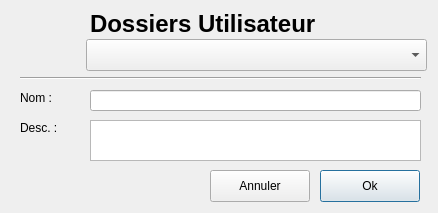
<?xml version="1.0" encoding="UTF-8"?>
<ui version="4.0">
 <class>winUser</class>
 <widget class="QDialog" name="winUser">
  <property name="geometry">
   <rect>
    <x>0</x>
    <y>0</y>
    <width>438</width>
    <height>213</height>
   </rect>
  </property>
  <property name="windowTitle">
   <string>Dossier Utilisateur</string>
  </property>
  <widget class="QLabel" name="labelPicture">
   <property name="geometry">
    <rect>
     <x>10</x>
     <y>10</y>
     <width>64</width>
     <height>64</height>
    </rect>
   </property>
   <property name="text">
    <string/>
   </property>
   <property name="pixmap">
    <pixmap resource="../ressources/ressources.qrc">:/winPictures/openFolder-64.png</pixmap>
   </property>
  </widget>
  <widget class="QLabel" name="labelTitle">
   <property name="geometry">
    <rect>
     <x>90</x>
     <y>10</y>
     <width>241</width>
     <height>31</height>
    </rect>
   </property>
   <property name="font">
    <font>
     <family>Arial</family>
     <pointsize>18</pointsize>
     <bold>true</bold>
    </font>
   </property>
   <property name="text">
    <string>Dossiers Utilisateur</string>
   </property>
   <property name="alignment">
    <set>Qt::AlignmentFlag::AlignLeading|Qt::AlignmentFlag::AlignLeft|Qt::AlignmentFlag::AlignTop</set>
   </property>
  </widget>
  <widget class="QComboBox" name="comboBoxFolder">
   <property name="geometry">
    <rect>
     <x>86</x>
     <y>39</y>
     <width>341</width>
     <height>32</height>
    </rect>
   </property>
  </widget>
  <widget class="Line" name="line">
   <property name="geometry">
    <rect>
     <x>20</x>
     <y>70</y>
     <width>401</width>
     <height>16</height>
    </rect>
   </property>
   <property name="orientation">
    <enum>Qt::Orientation::Horizontal</enum>
   </property>
  </widget>
  <widget class="QLabel" name="labelNameFolder">
   <property name="geometry">
    <rect>
     <x>20</x>
     <y>90</y>
     <width>58</width>
     <height>16</height>
    </rect>
   </property>
   <property name="text">
    <string>Nom :</string>
   </property>
  </widget>
  <widget class="QLabel" name="labelDescFolder">
   <property name="geometry">
    <rect>
     <x>20</x>
     <y>120</y>
     <width>58</width>
     <height>16</height>
    </rect>
   </property>
   <property name="text">
    <string>Desc. :</string>
   </property>
  </widget>
  <widget class="QLineEdit" name="lineEditNameFolder">
   <property name="geometry">
    <rect>
     <x>90</x>
     <y>90</y>
     <width>331</width>
     <height>21</height>
    </rect>
   </property>
  </widget>
  <widget class="QTextEdit" name="textEditDescFolder">
   <property name="geometry">
    <rect>
     <x>90</x>
     <y>120</y>
     <width>331</width>
     <height>41</height>
    </rect>
   </property>
  </widget>
  <widget class="QPushButton" name="pushBtnOk">
   <property name="geometry">
    <rect>
     <x>320</x>
     <y>170</y>
     <width>100</width>
     <height>32</height>
    </rect>
   </property>
   <property name="text">
    <string>Ok</string>
   </property>
  </widget>
  <widget class="QPushButton" name="pushBtnCancel">
   <property name="geometry">
    <rect>
     <x>210</x>
     <y>170</y>
     <width>100</width>
     <height>32</height>
    </rect>
   </property>
   <property name="text">
    <string>Annuler</string>
   </property>
  </widget>
 </widget>
 <resources>
  <include location="../ressources/ressources.qrc"/>
 </resources>
 <connections/>
</ui>
